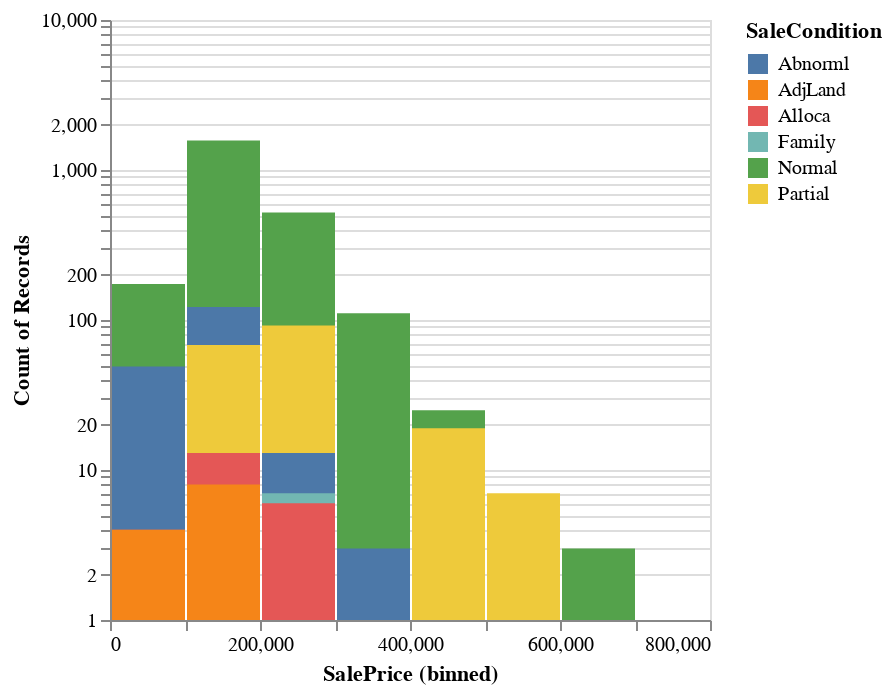

Notebook code for this chart:
### Code cell
alt.Chart(df).mark_bar().encode(
    alt.X("SalePrice:Q").bin(),
    alt.Y("count()").scale(type="log"),
    color="SaleCondition:N",
)

### Figure 1 — Vega specification as saved in the notebook (floating-point values rounded to 4 significant figures)
{"$schema": "https://vega.github.io/schema/vega/v5.json", "data": [{"name": "source_0", "values": [{"SaleCondition": "Normal", "__count": 520, "bin_maxbins_10_SalePrice": 200000.0, "bin_maxbins_10_SalePrice_end": 300000.0}, {"SaleCondition": "Normal", "__count": 1575, "bin_maxbins_10_SalePrice": 100000.0, "bin_maxbins_10_SalePrice_end": 200000.0}, {"SaleCondition": "Normal", "__count": 4, "bin_maxbins_10_SalePrice": 500000.0, "bin_maxbins_10_SalePrice_end": 600000.0}, {"SaleCondition": "Partial", "__count": 58, "bin_maxbins_10_SalePrice": 300000.0, "bin_maxbins_10_SalePrice_end": 400000.0}, {"SaleCondition": "Family", "__count": 31, "bin_maxbins_10_SalePrice": 100000.0, "bin_maxbins_10_SalePrice_end": 200000.0}, {"SaleCondition": "Normal", "__count": 174, "bin_maxbins_10_SalePrice": 0.0, "bin_maxbins_10_SalePrice_end": 100000.0}, {"SaleCondition": "Family", "__count": 6, "bin_maxbins_10_SalePrice": 0.0, "bin_maxbins_10_SalePrice_end": 100000.0}, {"SaleCondition": "Normal", "__count": 111, "bin_maxbins_10_SalePrice": 300000.0, "bin_maxbins_10_SalePrice_end": 400000.0}, {"SaleCondition": "Partial", "__count": 92, "bin_maxbins_10_SalePrice": 200000.0, "bin_maxbins_10_SalePrice_end": 300000.0}, {"SaleCondition": "Partial", "__count": 1, "bin_maxbins_10_SalePrice": 600000.0, "bin_maxbins_10_SalePrice_end": 700000.0}, {"SaleCondition": "Normal", "__count": 25, "bin_maxbins_10_SalePrice": 400000.0, "bin_maxbins_10_SalePrice_end": 500000.0}, {"SaleCondition": "Abnorml", "__count": 122, "bin_maxbins_10_SalePrice": 100000.0, "bin_maxbins_10_SalePrice_end": 200000.0}, {"SaleCondition": "Abnorml", "__count": 49, "bin_maxbins_10_SalePrice": 0.0, "bin_maxbins_10_SalePrice_end": 100000.0}, {"SaleCondition": "Alloca", "__count": 4, "bin_maxbins_10_SalePrice": 0.0, "bin_maxbins_10_SalePrice_end": 100000.0}, {"SaleCondition": "Partial", "__count": 68, "bin_maxbins_10_SalePrice": 100000.0, "bin_maxbins_10_SalePrice_end": 200000.0}, {"SaleCondition": "Partial", "__count": 7, "bin_maxbins_10_SalePrice": 500000.0, "bin_maxbins_10_SalePrice_end": 600000.0}, {"SaleCondition": "Partial", "__count": 19, "bin_maxbins_10_SalePrice": 400000.0, "bin_maxbins_10_SalePrice_end": 500000.0}, {"SaleCondition": "Normal", "__count": 3, "bin_maxbins_10_SalePrice": 600000.0, "bin_maxbins_10_SalePrice_end": 700000.0}, {"SaleCondition": "Family", "__count": 1, "bin_maxbins_10_SalePrice": 400000.0, "bin_maxbins_10_SalePrice_end": 500000.0}, {"SaleCondition": "Abnorml", "__count": 1, "bin_maxbins_10_SalePrice": 500000.0, "bin_maxbins_10_SalePrice_end": 600000.0}, {"SaleCondition": "Abnorml", "__count": 13, "bin_maxbins_10_SalePrice": 200000.0, "bin_maxbins_10_SalePrice_end": 300000.0}, {"SaleCondition": "Alloca", "__count": 13, "bin_maxbins_10_SalePrice": 100000.0, "bin_maxbins_10_SalePrice_end": 200000.0}, {"SaleCondition": "Family", "__count": 7, "bin_maxbins_10_SalePrice": 200000.0, "bin_maxbins_10_SalePrice_end": 300000.0}, {"SaleCondition": "Abnorml", "__count": 3, "bin_maxbins_10_SalePrice": 300000.0, "bin_maxbins_10_SalePrice_end": 400000.0}, {"SaleCondition": "Abnorml", "__count": 1, "bin_maxbins_10_SalePrice": 400000.0, "bin_maxbins_10_SalePrice_end": 500000.0}, {"SaleCondition": "AdjLand", "__count": 4, "bin_maxbins_10_SalePrice": 0.0, "bin_maxbins_10_SalePrice_end": 100000.0}, {"SaleCondition": "Alloca", "__count": 6, "bin_maxbins_10_SalePrice": 200000.0, "bin_maxbins_10_SalePrice_end": 300000.0}, {"SaleCondition": "Abnorml", "__count": 1, "bin_maxbins_10_SalePrice": 700000.0, "bin_maxbins_10_SalePrice_end": 800000.0}, {"SaleCondition": "Normal", "__count": 1, "bin_maxbins_10_SalePrice": 700000.0, "bin_maxbins_10_SalePrice_end": 800000.0}, {"SaleCondition": "Family", "__count": 1, "bin_maxbins_10_SalePrice": 300000.0, "bin_maxbins_10_SalePrice_end": 400000.0}, {"SaleCondition": "AdjLand", "__count": 8, "bin_maxbins_10_SalePrice": 100000.0, "bin_maxbins_10_SalePrice_end": 200000.0}, {"SaleCondition": "Alloca", "__count": 1, "bin_maxbins_10_SalePrice": 300000.0, "bin_maxbins_10_SalePrice_end": 400000.0}]}, {"name": "source_0_color_domain_SaleCondition", "values": [{"SaleCondition": "Normal"}, {"SaleCondition": "Partial"}, {"SaleCondition": "Family"}, {"SaleCondition": "Abnorml"}, {"SaleCondition": "Alloca"}, {"SaleCondition": "AdjLand"}]}], "signals": [{"name": "bin_maxbins_10_SalePrice_bins", "value": {"fields": ["SalePrice"], "fname": "bin_SalePrice", "start": 0.0, "step": 100000.0, "stop": 800000.0}}], "marks": [{"type": "rect", "name": "marks", "from": {"data": "source_0"}, "encode": {"update": {"ariaRoleDescription": {"value": "bar"}, "y2": {"field": {"signal": null, "datum": null, "group": "height", "parent": null}}, "y": {"field": "__count", "scale": "y"}, "fill": {"field": "SaleCondition", "scale": "color"}, "x": {"field": "bin_maxbins_10_SalePrice_end", "scale": "x"}, "description": {"signal": "\"SalePrice (binned): \" + (!isValid(datum[\"bin_maxbins_10_SalePrice\"]) || !isFinite(+datum[\"bin_maxbins_10_SalePrice\"]) ? \"null\" : format(datum[\"bin_maxbins_10_SalePrice\"], \"\") + \" – \" + format(datum[\"bin_maxbins_10_SalePrice_end\"], \"\")) + \"; Count of Records: \" + (format(datum[\"__count\"], \"\")) + \"; SaleCondition: \" + (isValid(datum[\"SaleCondition\"]) ? datum[\"SaleCondition\"] : \"\"+datum[\"SaleCondition\"])"}, "x2": {"field": "bin_maxbins_10_SalePrice", "scale": "x", "offset": 1}}}, "style": ["bar"]}], "scales": [{"name": "x", "type": "linear", "domain": {"signal": "[bin_maxbins_10_SalePrice_bins.start, bin_maxbins_10_SalePrice_bins.stop]"}, "range": [0, {"signal": "width"}], "bins": {"signal": "bin_maxbins_10_SalePrice_bins"}, "zero": false}, {"name": "y", "type": "log", "domain": {"data": "source_0", "field": "__count"}, "range": [{"signal": "height"}, 0], "nice": true}, {"name": "color", "type": "ordinal", "domain": {"data": "source_0_color_domain_SaleCondition", "field": "SaleCondition", "sort": true}, "range": "category"}], "axes": [{"scale": "y", "minExtent": 0, "orient": "left", "gridScale": "x", "labels": false, "domain": false, "ticks": false, "grid": true, "aria": false, "zindex": 0, "maxExtent": 0}, {"scale": "x", "labelOverlap": true, "tickCount": {"signal": "ceil(width/10)"}, "zindex": 0, "title": "SalePrice (binned)", "orient": "bottom", "grid": false, "labelFlush": true}, {"scale": "y", "title": "Count of Records", "labelOverlap": "greedy", "grid": false, "zindex": 0, "orient": "left"}], "background": "white", "legends": [{"fill": "color", "symbolType": "square", "title": "SaleCondition"}], "height": 300, "padding": 5, "width": 300, "style": "cell"}
